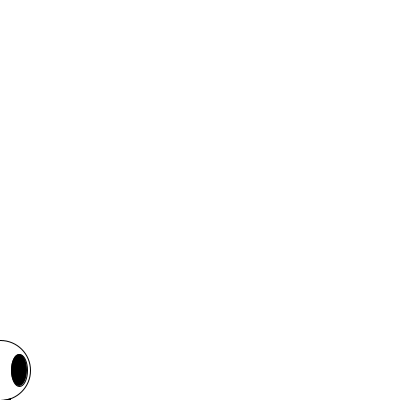
Frame 1 (no input)
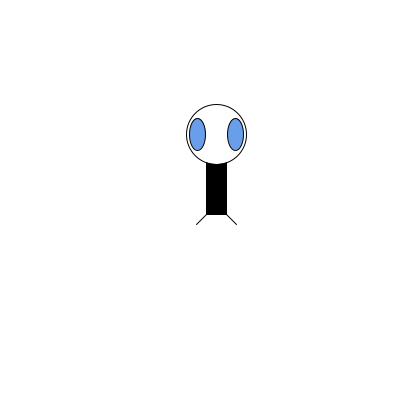
Frame 60 (the mouse pressed at the canvas centre just before this capture)
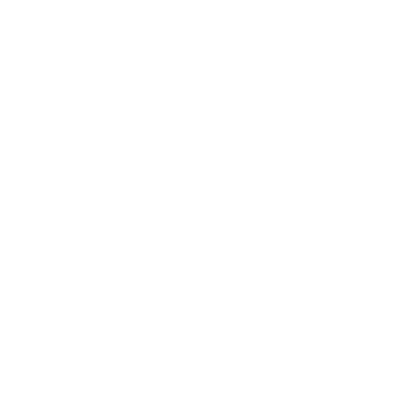
Frame 120 (the mouse held since frame 60 and released just before this capture)

The Processing sketch that drew these frames (run headless with seeded random() and noise(); from frame 60 on, the mouse is pressed at the canvas centre):

// Processing sketch: Exercise4_6ReZoog
// ── Exercise4_6ReZoog.pde
float zoogX;
float zoogY;
float eyeR;
float eyeG;
float eyeB;

void setup() {
  size(400,400); 
  zoogY = height;
  frameRate(30);
}

void draw() {
  background(255);
  ellipseMode(CENTER);
  rectMode(CENTER);
  
  //body
  stroke(0);
  fill(mouseX*255/width); // maps body fill color to the 255 spectrum!
  rect(zoogX,zoogY,20,100);
  
  // head
  stroke(0);
  fill(255);
  ellipse(zoogX,zoogY-30,60,60);
  
  // eyes
  fill(eyeR,eyeG,eyeB);
  ellipse(zoogX-19,zoogY-30,16,32);
  ellipse(zoogX+19,zoogY-30,16,32);
  
  // legs
  stroke(0);
  line(zoogX-10,zoogY+50,zoogX-20,zoogY+60);
  line(zoogX+10,zoogY+50,zoogX+20,zoogY+60);
  
  zoogX = width/2+(random(20));
  zoogY = zoogY - 4;
  eyeR = random(255);
  eyeG = random(255);
  eyeB = random(255);

}

void mousePressed() {
  println("Take me to your leader!");
}
